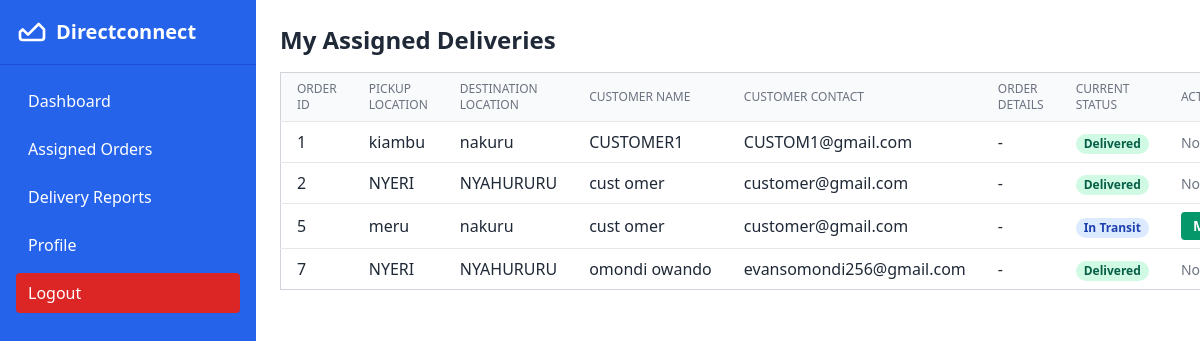
The app's page /employee/assigned/ (signed in) with its own data.
### customer/models.py (models this page shows, shortened)
class Order(models.Model):
    PERISHABILITY = (
        ('yes', 'Perishable'),
        ('no', 'Not Perishable'),
    )
    customer = models.ForeignKey(settings.AUTH_USER_MODEL, on_delete=models.CASCADE)
    location = models.CharField(max_length=100)
    destination = models.CharField(max_length=100)
    is_perishable = models.CharField(max_length=3, choices=PERISHABILITY)
    weight = models.FloatField()
    price = models.FloatField(blank=True)
    assigned_to = models.ForeignKey(settings.AUTH_USER_MODEL, null=True, blank=True, on_delete=models.SET_NULL, related_name='assigned_orders')
    assigned_vehicle = models.ForeignKey(Vehicle, null=True, blank=True, on_delete=models.SET_NULL)
    status = models.CharField(max_length=20, default='Pending')
    customer_verified = models.BooleanField(default=False)  # New field for customer verification
    created_at = models.DateTimeField(auto_now_add=True)
    description = models.TextField(blank=True, null=True)

### accounts/models.py (models this page shows, shortened)
class User(AbstractUser):
    ROLE_CHOICES = (
        ('admin', 'Admin'),
        ('employee', 'Employee'),
        ('customer', 'Customer'),
    )
    role = models.CharField(max_length=10, choices=ROLE_CHOICES)
    phone_number = models.CharField(max_length=20, blank=True, null=True)
    default_pickup_address = models.CharField(max_length=255, blank=True, null=True)
    default_delivery_address = models.CharField(max_length=255, blank=True, null=True)
    employee_id = models.CharField(max_length=50, blank=True, null=True)
    assigned_vehicles = models.CharField(max_length=255, blank=True, null=True)  # Could be a comma-separated list or JSON string

### employee/views.py (the view)
# urls.py: path('assigned/', assigned_orders, name='assigned_orders'),
@login_required
def assigned_orders(request):
    orders = Order.objects.filter(assigned_to=request.user)
    return render(request, 'employee/assigned_orders.html', {'orders': orders})

### templates/employee/assigned_orders.html (shortened to what this page needs)
{% extends 'base.html' %}
{% block content %}
<h2 class="text-2xl mb-4 font-semibold">My Assigned Deliveries</h2>
<table class="min-w-full divide-y divide-gray-200 border border-gray-300 rounded">
  <thead class="bg-gray-50">
    <tr>
      <th class="px-4 py-2 text-left text-xs font-medium text-gray-500 uppercase">Order ID</th>
      <th class="px-4 py-2 text-left text-xs font-medium text-gray-500 uppercase">Pickup Location</th>
      <th class="px-4 py-2 text-left text-xs font-medium text-gray-500 uppercase">Destination Location</th>
      <th class="px-4 py-2 text-left text-xs font-medium text-gray-500 uppercase">Customer Name</th>
      <th class="px-4 py-2 text-left text-xs font-medium text-gray-500 uppercase">Customer Contact</th>
      <th class="px-4 py-2 text-left text-xs font-medium text-gray-500 uppercase">Order Details</th>
      <th class="px-4 py-2 text-left text-xs font-medium text-gray-500 uppercase">Current Status</th>
      <th class="px-4 py-2 text-left text-xs font-medium text-gray-500 uppercase">Actions</th>
    </tr>
  </thead>
  <tbody class="bg-white divide-y divide-gray-200">
    {% for order in orders %}
    <tr>
      <td class="px-4 py-2 whitespace-nowrap">{{ order.id }}</td>
      <td class="px-4 py-2 whitespace-nowrap">{{ order.location }}</td>
      <td class="px-4 py-2 whitespace-nowrap">{{ order.destination }}</td>
      <td class="px-4 py-2 whitespace-nowrap">{{ order.customer.get_full_name|default:order.customer.username }}</td>
      <td class="px-4 py-2 whitespace-nowrap">{{ order.customer.email }}</td>
      <td class="px-4 py-2 whitespace-nowrap">{{ order.details|default:"-" }}</td>
      <td class="px-4 py-2 whitespace-nowrap">
        {% if order.status == 'assigned' %}
          <span class="px-2 inline-flex text-xs leading-5 font-semibold rounded-full bg-yellow-100 text-yellow-800">Assigned</span>
        {% elif order.status == 'in_transit' %}
          <span class="px-2 inline-flex text-xs leading-5 font-semibold rounded-full bg-blue-100 text-blue-800">In Transit</span>
        {% elif order.status == 'delivered' %}
          <span class="px-2 inline-flex text-xs leading-5 font-semibold rounded-full bg-green-100 text-green-800">Delivered</span>
        {% else %}
          <span class="px-2 inline-flex text-xs leading-5 font-semibold rounded-full bg-gray-100 text-gray-800">{{ order.status }}</span>
        {% endif %}
      </td>
      <td class="px-4 py-2 whitespace-nowrap">
        {% if order.status == 'assigned' %}
          <form method="post" action="{% url 'employee:start_delivery' %}">
            {% csrf_token %}
            <input type="hidden" name="order_id" value="{{ order.id }}">
            <button type="submit" class="bg-blue-600 hover:bg-blue-700 text-white px-3 py-1 rounded text-sm font-semibold">Start Delivery</button>
          </form>
        {% elif order.status == 'in_transit' %}
          <form method="post" action="{% url 'employee:complete_delivery' %}">
            <button type="submit" class="bg-green-600 hover:bg-green-700 text-white px-3 py-1 rounded text-sm font-semibold">Mark as Delivered</button>
          </form>
        {% else %}
          <span class="text-gray-500 text-sm">No actions</span>
        {% endif %}
      </td>
    </tr>
    {% empty %}
    <tr>
      <td colspan="8" class="px-4 py-2 text-center text-gray-500">No assigned deliveries found.</td>
    </tr>
    {% endfor %}
  </tbody>
</table>
{% endblock %}

### templates/base.html (shortened to what this page needs)
{% load static %}
<!DOCTYPE html>
<html lang="en">
<head>
<link href="https://cdn.jsdelivr.net/npm/tailwindcss@2.2.19/dist/tailwind.min.css" rel="stylesheet">
</head>
<body class="bg-white text-gray-800 flex min-h-screen">
<div class="w-64 bg-blue-600 text-white flex flex-col">
  <div class="p-4 flex items-center space-x-2 border-b border-blue-700">
    <svg class="w-8 h-8 text-white" fill="none" stroke="currentColor" stroke-width="2" viewBox="0 0 24 24" stroke-linecap="round" stroke-linejoin="round"><path d="M3 12l2-2 4 4 8-8 4 4v6a2 2 0 0 1-2 2H5a2 2 0 0 1-2-2z"/></svg>
    <span class="font-bold text-xl">Directconnect</span>
  </div>
  <nav class="flex-1 p-4 space-y-2">
    {% if user.is_authenticated and user.role %}
      {% if user.role == 'customer' %}
        <a href="{% url 'customer:dashboard' %}" class="block px-3 py-2 rounded hover:bg-blue-500 {% if request.path == '/customer/dashboard/' %}bg-blue-700{% endif %}">Dashboard</a>
        <a href="{% url 'customer:create_order' %}" class="block px-3 py-2 rounded hover:bg-blue-500 {% if request.path == '/customer/create_order/' %}bg-blue-700{% endif %}">Create Order</a>
        <a href="{% url 'customer:order_list' %}" class="block px-3 py-2 rounded hover:bg-blue-500 {% if request.path == '/customer/order_list/' %}bg-blue-700{% endif %}">My Orders</a>
        <a href="{% url 'customer:profile' %}" class="block px-3 py-2 rounded hover:bg-blue-500 {% if request.path == '/customer/profile/' %}bg-blue-700{% endif %}">Profile</a>
        <a href="{% url 'accounts:logout' %}" class="block px-3 py-2 rounded bg-red-accent hover:bg-red-700">Logout</a>
      {% elif user.role == 'employee' %}
        <a href="{% url 'employee:dashboard' %}" class="block px-3 py-2 rounded hover:bg-blue-500 {% if request.path == '/employee/dashboard/' %}bg-blue-700{% endif %}">Dashboard</a>
        <a href="{% url 'employee:assigned_orders' %}" class="block px-3 py-2 rounded hover:bg-blue-500 {% if request.path == '/employee/assigned_orders/' %}bg-blue-700{% endif %}">Assigned Orders</a>
        <a href="#" class="block px-3 py-2 rounded hover:bg-blue-500">Delivery Reports</a>
        <a href="{% url 'employee:profile' %}" class="block px-3 py-2 rounded hover:bg-blue-500 {% if request.path == '/employee/profile/' %}bg-blue-700{% endif %}">Profile</a>
        <a href="{% url 'accounts:logout' %}" class="block px-3 py-2 rounded bg-red-accent hover:bg-red-700">Logout</a>
      {% endif %}
    {% else %}
      <a href="{% url 'accounts:login' %}" class="block px-3 py-2 rounded hover:bg-blue-500">Login</a>
    {% endif %}
  </nav>
</div>
<div class="flex-1 p-6 overflow-auto">
  {% block content %}{% endblock %}
</div>
</body>
</html>

### templates/base.html (style rules this page uses)
.bg-red-accent { background-color: #dc2626; }

### records on screen
Order: id "1", location "kiambu", destination "nakuru", customer.get_full_name "CUSTOMER1", customer.email "CUSTOM1@gmail.com", details "-", status "Delivered"
Order: id "2", location "NYERI", destination "NYAHURURU", customer.get_full_name "cust omer", customer.email "customer@gmail.com", details "-", status "Delivered"
Order: id "5", location "meru", destination "nakuru", customer.get_full_name "cust omer", customer.email "customer@gmail.com", details "-", status "In Transit"
Order: id "7", location "NYERI", destination "NYAHURURU", customer.get_full_name "omondi owando", customer.email "evansomondi256@gmail.com", details "-", status "Delivered"
